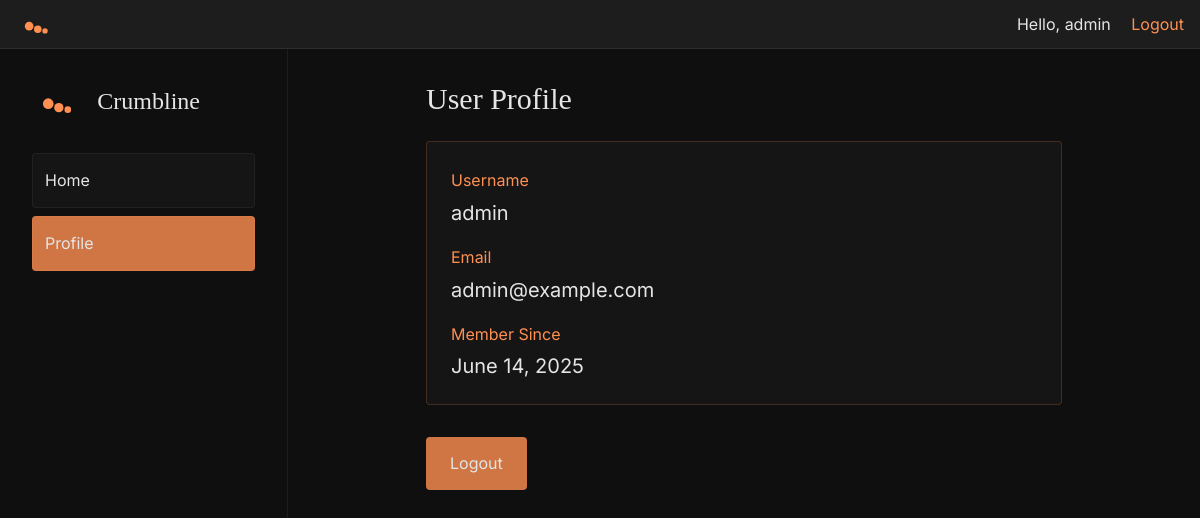
Screenshot of /profile (signed in) with the database file from the repository.
### app/models.py (models this page shows)
class User(Base):
    __tablename__ = "users"
    id = Column(Integer, primary_key=True)
    username = Column(String, unique=True, nullable=False)
    email = Column(String, unique=True, nullable=False)
    password = Column(String, nullable=False)
    created_at = Column(DateTime, default=datetime.utcnow)

### app/main.py (the view)
@app.get("/profile", response_class=HTMLResponse)
async def profile(request: Request, session: AsyncSession = Depends(get_session)):
    current_user = await get_current_user_from_cookie(request, session)
    if not current_user:
        return RedirectResponse(url="/login", status_code=status.HTTP_303_SEE_OTHER)
    return templates.TemplateResponse(
        "profile.html",
        {"request": request, "current_user": current_user}
    )

### templates/profile.html
{% extends "base.html" %}
{% block content %}
<div class="flex min-h-screen">
    <div class="w-72 bg-crumb-bg border-r border-crumb-accent-dark/20 sticky top-0 h-screen overflow-y-auto">
        <div class="p-8">
            <div class="flex items-center mb-8 group cursor-pointer">
                <img src="/static/images/logo.svg" alt="Crumbline Logo" class="h-10 w-auto mr-3 group-hover:rotate-12 transition-transform duration-300">
                <h1 class="font-serif text-2xl text-crumb-text group-hover:text-crumb-accent-orange transition-colors">Crumbline</h1>
            </div>
            <div class="mb-8">
                <a href="/" class="block p-3 mb-2 bg-crumb-accent-dark/10 border border-crumb-accent-dark/20 rounded text-crumb-text hover:bg-crumb-accent-orange/50 transition-colors">
                    Home
                </a>
                <a href="/profile" class="block p-3 bg-crumb-accent-orange/80 border border-crumb-accent-orange/20 rounded text-crumb-text hover:bg-crumb-accent-orange transition-colors">
                    Profile
                </a>
            </div>
        </div>
    </div>
    <div class="flex-1 overflow-auto">
        <div class="max-w-content mx-auto p-8">
            <h2 class="font-serif text-3xl mb-6">User Profile</h2>
            <div class="bg-crumb-accent-dark/10 border border-crumb-accent-orange/20 rounded p-6 mb-8">
                <div class="mb-4">
                    <h3 class="text-crumb-accent-orange mb-1">Username</h3>
                    <p class="text-xl">{{ current_user.username }}</p>
                </div>
                <div class="mb-4">
                    <h3 class="text-crumb-accent-orange mb-1">Email</h3>
                    <p class="text-xl">{{ current_user.email }}</p>
                </div>
                <div>
                    <h3 class="text-crumb-accent-orange mb-1">Member Since</h3>
                    <p class="text-xl">{{ current_user.created_at.strftime('%B %d, %Y') }}</p>
                </div>
            </div>
            <a href="/logout" class="inline-block px-6 py-3 bg-crumb-accent-orange/80 text-crumb-text rounded hover:bg-crumb-accent-orange transition-colors">
                Logout
            </a>
        </div>
    </div>
</div>
{% endblock %}

### templates/base.html (shortened to what this page needs)
<!DOCTYPE html>
<html lang="en">
<head>
    <script src="https://cdn.tailwindcss.com"></script>
</head>
<body class="bg-crumb-bg text-crumb-text font-sans leading-relaxed">
    <div class="min-h-screen">
        {% if current_user %}
        <div class="bg-crumb-accent-dark/20 border-b border-crumb-accent-dark/30 py-2 px-4 flex justify-between items-center">
            <div class="flex items-center">
                <img src="/static/images/logo.svg" alt="Crumbline Logo" class="h-8 w-auto mr-2">
            </div>
            <div>
                <span class="mr-4">Hello, {{ current_user.username }}</span>
                <a href="/logout" class="text-crumb-accent-orange hover:underline">Logout</a>
            </div>
        </div>
        {% endif %}
        {% block content %}{% endblock %}
    </div>
</body>
</html>

### rows the page displays
User: username "admin", email "admin@example.com", created_at "June 14, 2025"
